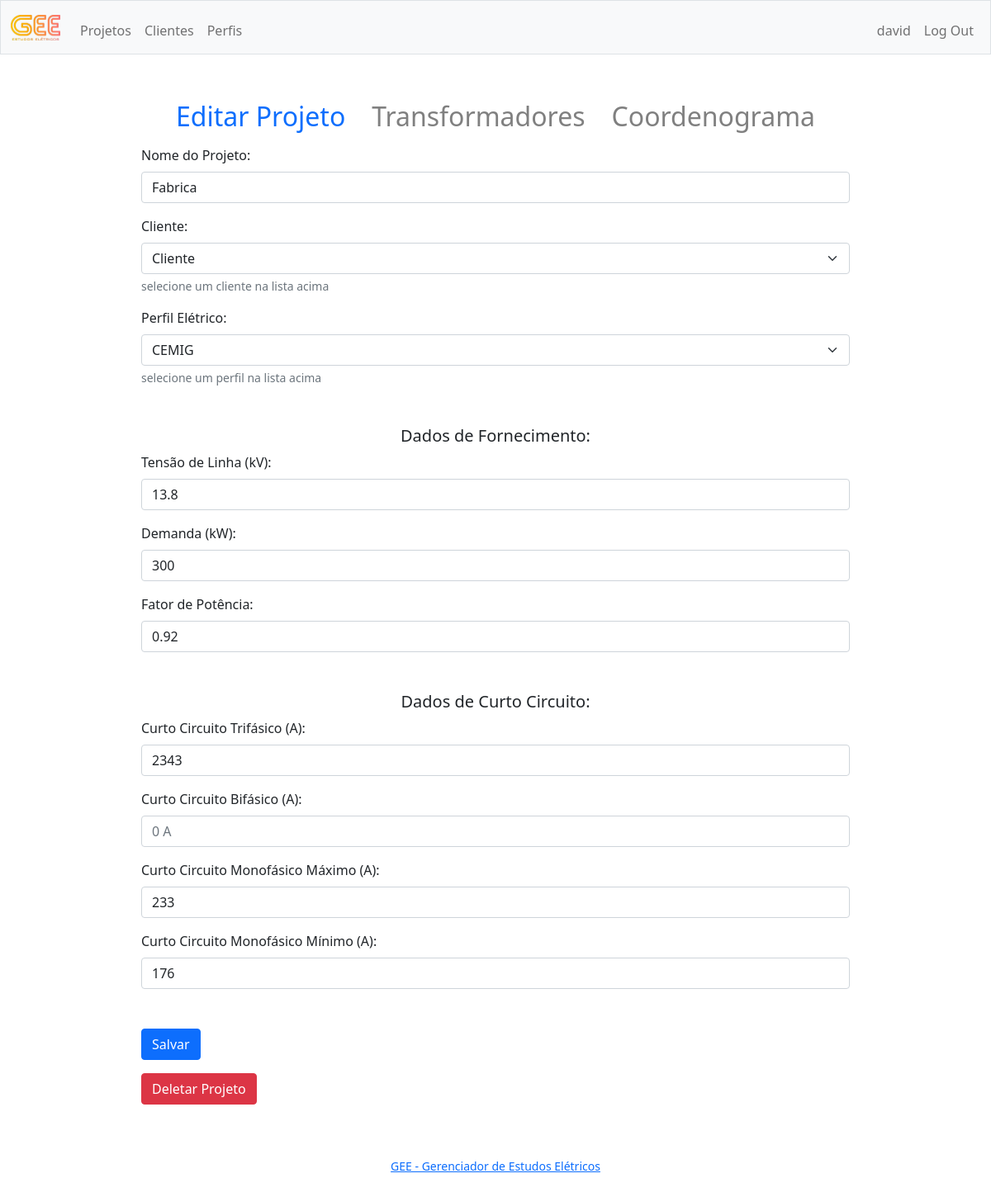
/project?id=77&go=project (signed in), run on the app's committed database.
### tables this page shows
CREATE TABLE projects (
id INTEGER PRIMARY KEY AUTOINCREMENT NOT NULL,
user_id INTEGER,
createddate TEXT,
modifieddate TEXT,
name TEXT,
customer_id NUMERIC,
profile_id NUMERIC,
tri_sc NUMERIC,
    bi_sc NUMERIC,
    lg_sc_max NUMERIC,
lg_sc_min NUMERIC,
voltage NUMERIC,
demand NUMERIC,
pf NUMERIC);

CREATE TABLE profiles (
id INTEGER PRIMARY KEY AUTOINCREMENT NOT NULL,
user_id INTEGER,
createddate TEXT,
modifieddate TEXT,
name TEXT,
threshold_factor NUMERIC,
n_factor_threshold NUMERIC,
max_n_threshold NUMERIC,
inansi_factor NUMERIC,
iansi_time NUMERIC,
mag_oil_factor NUMERIC,
mag_dry_factor NUMERIC,
trip_factor NUMERIC,
n_trip_factor NUMERIC,
delay_50 NUMERIC
);

### app.py (the view)
@app.route("/project", methods=["GET", "POST"])
@login_required
def project():
    if request.method == "POST":
        delete = request.form.get("delete")
        if delete != None:
            db.execute("DELETE FROM projects WHERE id = ? AND user_id = ?", delete, session["user_id"])
            db.execute("DELETE FROM transformers WHERE project_id = ?", delete)
            flash("Projeto Deletado", 'alert-primary')
            return redirect("/")
        id = request.form.get("id")
        if id:
            db.execute("SELECT id FROM projects WHERE id = ? AND user_id = ?", id, session["user_id"])[0]
        parameter_list = ["name", "customer_id", "profile_id", "voltage", "demand", "pf", "tri_sc", "bi_sc", "lg_sc_max", "lg_sc_min"]
        parameter = {}
        for item in parameter_list:
            parameter[item] = request.form.get(item)
        if not parameter["name"]: parameter["name"] = "noname"
        now = datetime.now()
        if not id:
            id = db.execute("INSERT INTO projects (user_id, createddate) VALUES (?, ?)", session["user_id"], now)
        db.execute("UPDATE projects SET modifieddate = ? WHERE id = ? AND user_id = ?", now, id, session["user_id"])
        for item in parameter_list:
            string = "UPDATE projects SET " + item + " = ? WHERE id = ? AND user_id = ?"
            db.execute(string, parameter[item], str(id), str(session["user_id"]))
        transformersData = db.execute("SELECT id FROM transformers WHERE project_id = ?", id)
        for transformer in transformersData:
            t_id = str(transformer["id"])
            kva = request.form.get("kva_" + t_id)
            impedance = request.form.get("impedance_" + t_id)
            type = request.form.get("type_" + t_id)
            if not type:
                type = 0
            db.execute("UPDATE transformers SET power_kva = ?, impedance = ?, type = ? WHERE id = ?", kva, impedance, type, t_id)
        add_tr = request.form.get("add_tr")
        if (add_tr == "1"):
            db.execute("INSERT INTO transformers (project_id, power_kva, impedance, type) VALUES (?, ?, ?, ?)", id, "0", "0", None)
        delete_tr = request.form.get("delete_tr")
        if delete_tr:
            db.execute("DELETE FROM transformers WHERE id = ? AND project_id = ?", delete_tr, id)
        page_id = request.form.get("page_id")
        flash(parameter["name"] + " salvo", 'alert-primary')
        if page_id == "diagram":
            return redirect("/diagram?id=" + str(id))
        return redirect("/project?id=" + str(id) + "&go=" + page_id)
    else:
        customersData = db.execute("SELECT id, name FROM customers WHERE user_id = ?", session["user_id"])
        profilesData = db.execute("SELECT id, name FROM profiles WHERE user_id = ?", session["user_id"])
        go = request.args.get("go")
        id = request.args.get("id")
        if id:
            projectData = db.execute("SELECT * FROM projects WHERE id = ? and user_id = ?", id, session["user_id"])[0]
            transformersData = db.execute("SELECT * FROM transformers WHERE project_id = ?", id)
        else:
            projectData = None
            transformersData = None
        return render_template("project.html", go=go, customersData=customersData, profilesData=profilesData, projectData=projectData, transformersData=transformersData)

### app.py (called while the page is built)
def login_required(f):
    @wraps(f)
    def decorated_function(*args, **kwargs):
        if session.get("user_id") is None:
            return redirect("/login")
        return f(*args, **kwargs)
    return decorated_function

@app.after_request
def after_request(response):
    response.headers["Cache-Control"] = "no-cache, no-store, must-revalidate"
    response.headers["Expires"] = 0
    response.headers["Pragma"] = "no-cache"
    return response

### templates/project.html (shortened to what this page needs)
{% extends "layout.html" %}
{% block main %}
<ul class="nav justify-content-center">
    <li>
        <a class="nav-link" id="itemNavShowProject" onclick="showProjectForm()" href="#">
            <h2>{% if projectData.name %}Editar Projeto{% else %}Create New Project{% endif %}</h2>
        </a>
    </li>
    <li>
        <a class="nav-link" id="itemNavShowTransformer" onclick="showTransformerForm()" href="#">
            <h2>Transformadores</h2>
        </a>
    </li>
    <li>
        <a class="nav-link" id="itemNavShowDiagram" style="color: gray" onclick="showDiagram()" href="#">
            <h2>Coordenograma</h2>
        </a>
    </li>
</ul>
<div class="container w-75 mb-3">
    <form name="projectFormAll" action="/project" method="post">
        <div id="projectForm">
            <div class="mb-3">
                <label for="name" class="form-label">Nome do Projeto:</label>
                <input class="form-control " name="name" placeholder="name" type="text" {% if projectData %}
                    value="{{projectData.name}}" {% endif %}>
            </div>
            <div class="mb-3">
                <label for="customer_id" class="form-label">Cliente:</label>
                <select class="form-select " name="customer_id">
                    <option disabled="" {% if not projectData.customer_id %} selected="" {% endif %}>Cliente</option>
                </select>
                <div class="form-text">selecione um cliente na lista acima</div>
            </div>
            <div class="mb-5">
                <label for="profile_id" class="form-label">Perfil Elétrico:</label>
                <select class="form-select " name="profile_id">
                    {% for profile in profilesData %}
                    <option value="{{profile.id}}" {%if projectData.profile_id==profile.id %} selected="" {% endif %}>
                        {{profile.name}}</option>
                    {% endfor %}
                </select>
                <div class="form-text">selecione um perfil na lista acima</div>
            </div>
            <div>
                <h5 class="text-center">Dados de Fornecimento:</h5>
            </div>
            <div class="mb-3">
                <label for="voltage" class="form-label">Tensão de Linha (kV):</label>
                <input class="form-control " name="voltage" placeholder="0 v" type="number"
                    value="{{projectData.voltage}}">
            </div>
            <div class="mb-3">
                <label for="demand" class="form-label">Demanda (kW):</label>
                <input class="form-control " name="demand" placeholder="0 kw" type="number"
                    value="{{projectData.demand}}">
            </div>
            <div class="mb-5">
                <label for="pf" class="form-label">Fator de Potência:</label>
                <input class="form-control " name="pf" placeholder="0.0" type="number" value="{{projectData.pf}}">
            </div>
            <div>
                <h5 class="text-center">Dados de Curto Circuito:</h5>
            </div>
            <div class="mb-3">
                <label for="tri_sc" class="form-label">Curto Circuito Trifásico (A):</label>
                <input class="form-control " name="tri_sc" placeholder="0 A" type="number"
                    value="{{projectData.tri_sc}}">
            </div>
            <div class="mb-3">
                <label for="bi_sc" class="form-label">Curto Circuito Bifásico (A):</label>
                <input class="form-control " name="bi_sc" placeholder="0 A" type="number" value="{{projectData.bi_sc}}">
            </div>
            <div class="mb-3">
                <label for="lg_sc_max" class="form-label">Curto Circuito Monofásico Máximo (A):</label>
                <input class="form-control " name="lg_sc_max" placeholder="0 A" type="number"
                    value="{{projectData.lg_sc_max}}">
            </div>
            <div class="mb-3">
                <label for="lg_sc_min" class="form-label">Curto Circuito Monofásico Mínimo (A):</label>
                <input class="form-control " name="lg_sc_min" placeholder="0 A" type="number"
                    value="{{projectData.lg_sc_min}}">
            </div>
        </div>
    </form>
</div>
<div class="mb-3 w-75 mt-5 container">
    <button class="btn btn-primary" onclick="saveProject()" id="btnSave">Salvar</button>
</div>
<div class="mb-3 w-75 container" {% if not projectData %} style="display: none;" {% endif %}>
    <button class="btn btn-danger" onclick="showDeleteAlert()" id="btnDelete">Deletar Projeto</button>
</div>
{% endblock %}

### static/styles.css (style rules this page uses)
.container { width: 100%; height: 100%; flex-direction: row; justify-content: center; align-items: center; }

### data on the page
projects: name "Fabrica", profile_id "CEMIG", voltage "13.8", demand "300", pf "0.92", tri_sc "2343", lg_sc_max "233", lg_sc_min "176"

### other printed values
{{ session["username"] }} "david"
